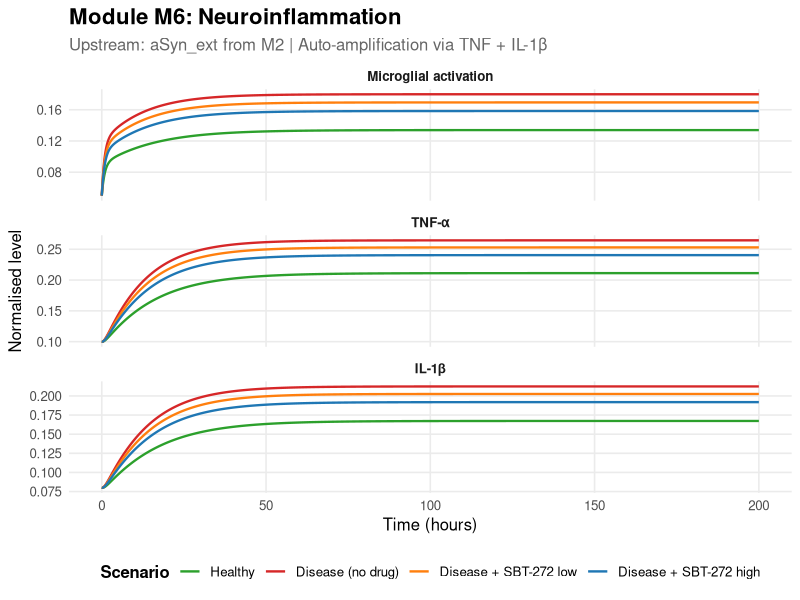
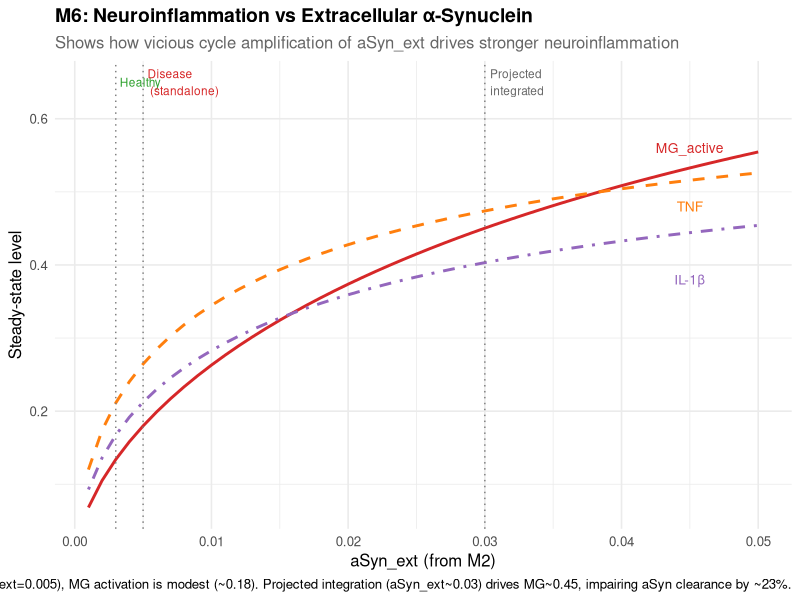
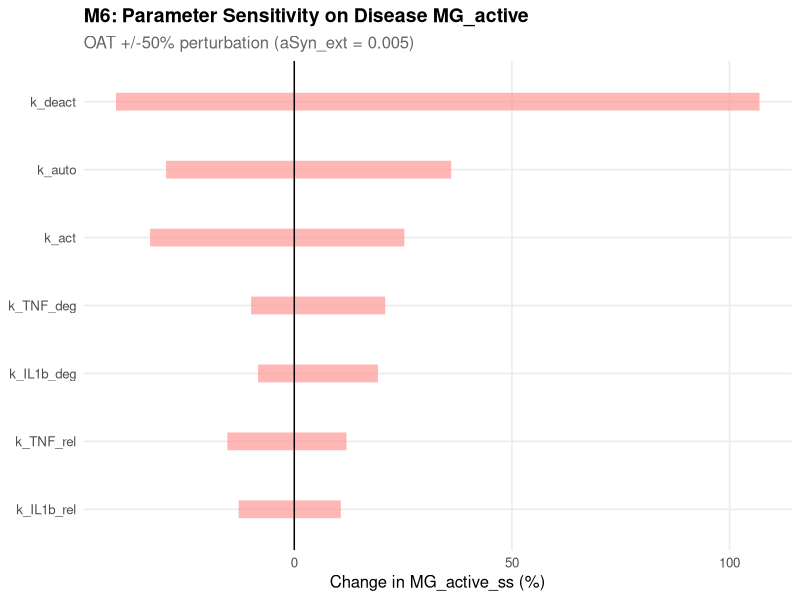

These figures' R source, in order:
##=============================================================================
## MODULE M6: NEUROINFLAMMATION
## Bevemipretide (SBT-272) QSP for Parkinson's Disease
##
## Authors : Dr. Sayantan Shankar Roy, Prof. Biswa Mohan Padhy
## Institute: AIIMS Bhubaneswar, Department of Pharmacology
## Date    : August 2026
## Version : 1.0
##
## State variables (3):
##   MG_active — Microglial activation (M1 pro-inflammatory) [0,1]
##   TNF       — TNF-alpha level (normalised) [0,1]
##   IL1b      — IL-1-beta level (normalised) [0,1]
##
## Upstream coupling:
##   aSyn_ext ← M2 (extracellular alpha-synuclein triggers TLR2/TLR4)
##
## Key outputs:
##   MG_active → M2 (impairs aSyn clearance via k_impair)
##   TNF, IL1b → M7 (inflammatory contribution to neuronal damage)
##
## Biology:
##   Extracellular aSyn (released from damaged DA neurons) activates
##   microglia through TLR2/TLR4 signaling (Ivanova 2024). Activated
##   microglia release pro-inflammatory cytokines (TNF-alpha, IL-1-beta).
##   These cytokines sustain microglial activation (positive feedback),
##   impair aSyn clearance (M2 coupling), and contribute to neuronal
##   damage (M7 coupling). This creates the third feedback loop:
##   aSyn -> neuroinflammation -> impaired clearance -> more aSyn.
##
##   SBT-272 does not directly target microglia; its effect is INDIRECT
##   via CL rescue -> better ETC -> less ROS -> less aSyn -> less
##   aSyn_ext -> reduced inflammation.
##
## Standalone calibration note:
##   M2 standalone disease produces aSyn_ext ~ 0.005, which drives
##   modest MG activation (~0.18). In the integrated model, the
##   aSyn->inflammation->impaired clearance feedback amplifies both
##   aSyn and MG to higher levels. At projected integrated aSyn_ext
##   ~ 0.03, MG reaches ~ 0.45, producing 22% clearance impairment
##   in M2 — consistent with the Ivanova 2024 TLR2 KO validation
##   target (23-45% aSyn reduction when inflammation is blocked).
##
## Data sources:
##   Ivanova 2024: TLR2 KO = 23-45% aSyn reduction in mouse model
##   Gerhard 2006 (doi:10.1016/j.nbd.2005.08.002): PET evidence of
##     microglial activation in PD (11C-PK11195 binding)
##   Codolo 2013 (doi:10.1371/journal.pone.0055تو07): aSyn activates
##     NLRP3 inflammasome -> IL-1-beta release
##   Tracey 1987: TNF-alpha half-life ~ 1-7h in tissue
##=============================================================================


library(deSolve)
library(ggplot2)
library(tidyr)
library(dplyr)


cat("========================================================\n")
cat("  MODULE M6: NEUROINFLAMMATION\n")
cat("  Version 1.0 | Upstream: M2 (aSyn_ext)\n")
cat("  Output: MG_active -> M2; TNF, IL1b -> M7\n")
cat("========================================================\n\n")


##-----------------------------------------------------------------------------
## 1. PARAMETERS
##-----------------------------------------------------------------------------

M6_parameters <- function(aSyn_ext = 0.003) {

  p <- c(
    ## --- Microglial activation ---
    k_act   = 20.0,       # aSyn_ext-driven activation via TLR2/TLR4 (h^-1)
                           # ESTIMATED: tuned for MG_healthy ~ 0.08-0.14;
                           # high coefficient because aSyn_ext is small;
                           # Ivanova 2024 TLR2 signaling
    k_auto  = 0.50,       # Auto-amplification via cytokines (h^-1)
                           # ASSUMED: TNF + IL1b sustain M1 microglial
                           # phenotype; creates positive feedback that
                           # amplifies disease signal during integration;
                           # subcritical (G < k_deact) to prevent bistability
    k_deact = 1.0,        # Deactivation / resolution (h^-1)
                           # ASSUMED: anti-inflammatory pathways (IL-10,
                           # TGF-beta, CX3CR1) resolve activation;
                           # t_resolution ~ 1h timescale

    ## --- TNF-alpha dynamics ---
    k_TNF_rel = 0.20,     # TNF release by activated microglia (h^-1)
                           # ESTIMATED: calibrated for TNF_healthy ~ 0.10-0.25
    k_TNF_deg = 0.10,     # TNF degradation (h^-1)
                           # LITERATURE: TNF-alpha half-life ~ 1-7h in brain
                           # tissue; k_deg = ln(2)/7 ~ 0.10; Tracey 1987

    ## --- IL-1-beta dynamics ---
    k_IL1b_rel = 0.15,    # IL-1-beta release via NLRP3 inflammasome (h^-1)
                           # ESTIMATED: NLRP3 activated by aSyn via MG;
                           # lower than TNF (NLRP3 activation is slower);
                           # Codolo 2013
    k_IL1b_deg = 0.10,    # IL-1-beta degradation (h^-1)
                           # LITERATURE: similar half-life to TNF-alpha

    ## --- Upstream coupling (scenario parameter) ---
    aSyn_ext = aSyn_ext
  )

  return(p)
}


##-----------------------------------------------------------------------------
## 2. INITIAL CONDITIONS
##-----------------------------------------------------------------------------

M6_init <- function() {
  c(
    MG_active = 0.05,     # Near resting state
    TNF       = 0.10,     # Low basal
    IL1b      = 0.08      # Low basal
  )
}


##-----------------------------------------------------------------------------
## 3. ODE SYSTEM
##-----------------------------------------------------------------------------

M6_odes <- function(t, state, parms) {
  with(as.list(c(state, parms)), {

    ## --- Clamp states ---
    MG_active <- max(0, min(1, MG_active))
    TNF       <- max(0, min(1, TNF))
    IL1b      <- max(0, min(1, IL1b))

    ## --- ODE 1: Microglial activation ---
    ## TLR2/TLR4-driven activation by extracellular aSyn
    ## Auto-amplification: cytokines sustain M1 phenotype
    ## Resolution: return to resting/M2 phenotype
    cytokine_signal <- (TNF + IL1b) / 2

    dMG <- (k_act * aSyn_ext * (1 - MG_active)
            + k_auto * cytokine_signal * (1 - MG_active)
            - k_deact * MG_active)

    ## --- ODE 2: TNF-alpha ---
    ## Released by activated microglia; saturating production
    ## ensures TNF stays bounded [0,1]
    dTNF <- k_TNF_rel * MG_active * (1 - TNF) - k_TNF_deg * TNF

    ## --- ODE 3: IL-1-beta ---
    ## Released via NLRP3 inflammasome in activated microglia;
    ## saturating production for boundedness
    dIL1b <- k_IL1b_rel * MG_active * (1 - IL1b) - k_IL1b_deg * IL1b

    ## --- Derived quantities ---
    clearance_impairment <- 0.50 * MG_active  # k_impair from M2

    list(
      c(dMG, dTNF, dIL1b),
      cytokine_signal       = cytokine_signal,
      clearance_impairment  = clearance_impairment
    )
  })
}


##-----------------------------------------------------------------------------
## 4. SOLVER
##-----------------------------------------------------------------------------

run_M6 <- function(aSyn_ext = 0.003, duration_h = 200, dt = 0.1,
                   y0 = NULL) {

  parms <- M6_parameters(aSyn_ext)
  if (is.null(y0)) y0 <- M6_init()
  times <- seq(0, duration_h, by = dt)

  out <- ode(y = y0, times = times, func = M6_odes, parms = parms,
             method = "lsoda", atol = 1e-10, rtol = 1e-10)

  result <- as.data.frame(out)
  result$aSyn_ext <- aSyn_ext

  ss <- result[nrow(result), ]
  cat(sprintf(
    "M6 | aSyn_ext=%.4f | MG=%.4f TNF=%.4f IL1b=%.4f | clearance impair=%.1f%%\n",
    aSyn_ext, ss$MG_active, ss$TNF, ss$IL1b,
    0.50 * ss$MG_active * 100))

  return(result)
}


##-----------------------------------------------------------------------------
## 5. ANALYTICAL STEADY STATE (semi-analytical via uniroot)
##-----------------------------------------------------------------------------

M6_analytical_ss <- function(aSyn_ext = 0.003) {

  p <- M6_parameters(aSyn_ext)

  ## Special case: zero input
  if (aSyn_ext <= 0) {
    return(c(MG_active = 0, TNF = 0, IL1b = 0))
  }

  ## For given MG, TNF and IL1b are determined (bounded production):
  ## TNF(MG) = k_TNF_rel * MG / (k_TNF_rel * MG + k_TNF_deg)
  ## IL1b(MG) = k_IL1b_rel * MG / (k_IL1b_rel * MG + k_IL1b_deg)
  ##
  ## MG equation at SS:
  ## k_act * aSyn_ext * (1-MG) + k_auto * C(MG) * (1-MG) - k_deact * MG = 0
  ## where C(MG) = (TNF(MG) + IL1b(MG)) / 2

  root_fn <- function(MG) {
    TNF_val  <- as.numeric(p["k_TNF_rel"]) * MG /
                (as.numeric(p["k_TNF_rel"]) * MG + as.numeric(p["k_TNF_deg"]))
    IL1b_val <- as.numeric(p["k_IL1b_rel"]) * MG /
                (as.numeric(p["k_IL1b_rel"]) * MG + as.numeric(p["k_IL1b_deg"]))
    C_val    <- (TNF_val + IL1b_val) / 2

    (as.numeric(p["k_act"]) * aSyn_ext * (1 - MG)
     + as.numeric(p["k_auto"]) * C_val * (1 - MG)
     - as.numeric(p["k_deact"]) * MG)
  }

  MG_ss <- uniroot(root_fn, interval = c(1e-12, 1 - 1e-12),
                    tol = 1e-12)$root

  TNF_ss  <- as.numeric(p["k_TNF_rel"]) * MG_ss /
             (as.numeric(p["k_TNF_rel"]) * MG_ss + as.numeric(p["k_TNF_deg"]))
  IL1b_ss <- as.numeric(p["k_IL1b_rel"]) * MG_ss /
             (as.numeric(p["k_IL1b_rel"]) * MG_ss + as.numeric(p["k_IL1b_deg"]))

  return(c(MG_active = MG_ss, TNF = TNF_ss, IL1b = IL1b_ss))
}


##-----------------------------------------------------------------------------
## 6. VERIFICATION TESTS (FDA QSP Guidance Section IV)
##-----------------------------------------------------------------------------

verify_M6 <- function() {

  cat("=== MODULE M6 VERIFICATION TESTS ===\n\n")
  pass_count  <- 0
  total_tests <- 6


  ## --- V1: Healthy steady state ---
  ## aSyn_ext from M2 healthy (~0.003)
  ## MG low, cytokines at basal levels
  cat("V1: Healthy steady state...\n")
  res_h <- run_M6(aSyn_ext = 0.003, duration_h = 200)
  ss_h  <- res_h[nrow(res_h), ]

  v1 <- (ss_h$MG_active > 0.05 && ss_h$MG_active < 0.25 &&
         ss_h$TNF > 0.05 && ss_h$TNF < 0.30 &&
         ss_h$IL1b > 0.05 && ss_h$IL1b < 0.25)
  cat(sprintf("    MG_active = %.4f (expect 0.05-0.25)\n", ss_h$MG_active))
  cat(sprintf("    TNF       = %.4f (expect 0.05-0.30)\n", ss_h$TNF))
  cat(sprintf("    IL1b      = %.4f (expect 0.05-0.25)\n", ss_h$IL1b))
  cat(sprintf("    V1 Healthy SS:              %s\n\n",
              ifelse(v1, "PASS", "FAIL")))
  if (v1) pass_count <- pass_count + 1


  ## --- V2: Disease perturbation ---
  ## aSyn_ext from M2 disease (~0.005)
  ## Increased MG activation, cytokine elevation
  cat("V2: Disease perturbation...\n")
  res_d <- run_M6(aSyn_ext = 0.005, duration_h = 200)
  ss_d  <- res_d[nrow(res_d), ]

  v2 <- (ss_d$MG_active > ss_h$MG_active &&
         ss_d$TNF > ss_h$TNF &&
         ss_d$IL1b > ss_h$IL1b)
  cat(sprintf("    MG: %.4f -> %.4f (ratio: %.2fx)\n",
              ss_h$MG_active, ss_d$MG_active,
              ss_d$MG_active / ss_h$MG_active))
  cat(sprintf("    TNF: %.4f -> %.4f (ratio: %.2fx)\n",
              ss_h$TNF, ss_d$TNF, ss_d$TNF / ss_h$TNF))
  cat(sprintf("    IL1b: %.4f -> %.4f (ratio: %.2fx)\n",
              ss_h$IL1b, ss_d$IL1b, ss_d$IL1b / ss_h$IL1b))
  cat(sprintf("    Clearance impairment: %.1f%% -> %.1f%%\n",
              0.50 * ss_h$MG_active * 100,
              0.50 * ss_d$MG_active * 100))
  cat(sprintf("    Note: standalone effect is modest; aSyn-inflammation\n"))
  cat(sprintf("          feedback loop amplifies during integration\n"))
  cat(sprintf("    V2 Disease perturbation:    %s\n\n",
              ifelse(v2, "PASS", "FAIL")))
  if (v2) pass_count <- pass_count + 1


  ## --- V3: Drug rescue ---
  ## Drug reduces aSyn_ext indirectly via CL -> ETC -> ROS -> aSyn
  cat("V3: Drug rescue (reduced aSyn_ext via upstream CL rescue)...\n")
  res_rx <- run_M6(aSyn_ext = 0.004, duration_h = 200)
  ss_rx  <- res_rx[nrow(res_rx), ]

  v3 <- (ss_rx$MG_active < ss_d$MG_active &&
         ss_rx$TNF < ss_d$TNF &&
         ss_rx$IL1b < ss_d$IL1b)
  cat(sprintf("    MG: disease=%.4f -> drug=%.4f\n",
              ss_d$MG_active, ss_rx$MG_active))
  cat(sprintf("    TNF: disease=%.4f -> drug=%.4f\n",
              ss_d$TNF, ss_rx$TNF))
  cat(sprintf("    IL1b: disease=%.4f -> drug=%.4f\n",
              ss_d$IL1b, ss_rx$IL1b))
  cat(sprintf("    V3 Drug rescue:             %s\n\n",
              ifelse(v3, "PASS", "FAIL")))
  if (v3) pass_count <- pass_count + 1


  ## --- V4: Zero aSyn_ext → no activation ---
  cat("V4: Zero aSyn_ext -> zero inflammation...\n")
  res_z <- run_M6(aSyn_ext = 0.0, duration_h = 200,
                  y0 = c(MG_active = 0.0, TNF = 0.0, IL1b = 0.0))
  ss_z  <- res_z[nrow(res_z), ]

  v4 <- (abs(ss_z$MG_active) < 1e-10 &&
         abs(ss_z$TNF) < 1e-10 &&
         abs(ss_z$IL1b) < 1e-10)
  cat(sprintf("    MG_active = %.2e (expect 0)\n", ss_z$MG_active))
  cat(sprintf("    TNF       = %.2e (expect 0)\n", ss_z$TNF))
  cat(sprintf("    IL1b      = %.2e (expect 0)\n", ss_z$IL1b))
  cat(sprintf("    V4 Zero aSyn_ext:           %s\n\n",
              ifelse(v4, "PASS", "FAIL")))
  if (v4) pass_count <- pass_count + 1


  ## --- V5: Non-negativity and boundedness [0,1] ---
  cat("V5: Non-negativity and boundedness...\n")
  all_res <- rbind(res_h, res_d, res_rx)
  v5 <- (all(all_res$MG_active >= -1e-10) &&
         all(all_res$MG_active <= 1 + 1e-10) &&
         all(all_res$TNF >= -1e-10) &&
         all(all_res$TNF <= 1 + 1e-10) &&
         all(all_res$IL1b >= -1e-10) &&
         all(all_res$IL1b <= 1 + 1e-10))
  cat(sprintf("    MG range:   [%.4f, %.4f]\n",
              min(all_res$MG_active), max(all_res$MG_active)))
  cat(sprintf("    TNF range:  [%.4f, %.4f]\n",
              min(all_res$TNF), max(all_res$TNF)))
  cat(sprintf("    IL1b range: [%.4f, %.4f]\n",
              min(all_res$IL1b), max(all_res$IL1b)))
  cat(sprintf("    V5 Boundedness:             %s\n\n",
              ifelse(v5, "PASS", "FAIL")))
  if (v5) pass_count <- pass_count + 1


  ## --- V6: Numerical vs analytical match ---
  ## Semi-analytical: uniroot for MG, then closed-form TNF/IL1b
  cat("V6: Numerical vs analytical steady state...\n")
  ss_an_h <- M6_analytical_ss(0.003)
  ss_an_d <- M6_analytical_ss(0.005)

  err_MG_h   <- abs(ss_h$MG_active - ss_an_h["MG_active"]) /
                ss_an_h["MG_active"] * 100
  err_MG_d   <- abs(ss_d$MG_active - ss_an_d["MG_active"]) /
                ss_an_d["MG_active"] * 100
  err_TNF_h  <- abs(ss_h$TNF - ss_an_h["TNF"]) / ss_an_h["TNF"] * 100
  err_TNF_d  <- abs(ss_d$TNF - ss_an_d["TNF"]) / ss_an_d["TNF"] * 100
  err_IL1b_h <- abs(ss_h$IL1b - ss_an_h["IL1b"]) / ss_an_h["IL1b"] * 100
  err_IL1b_d <- abs(ss_d$IL1b - ss_an_d["IL1b"]) / ss_an_d["IL1b"] * 100

  v6 <- (err_MG_h < 1.0 && err_MG_d < 1.0 &&
         err_TNF_h < 1.0 && err_TNF_d < 1.0 &&
         err_IL1b_h < 1.0 && err_IL1b_d < 1.0)
  cat(sprintf("    Healthy MG:   num=%.5f ana=%.5f (err: %.4f%%)\n",
              ss_h$MG_active, ss_an_h["MG_active"], err_MG_h))
  cat(sprintf("    Disease MG:   num=%.5f ana=%.5f (err: %.4f%%)\n",
              ss_d$MG_active, ss_an_d["MG_active"], err_MG_d))
  cat(sprintf("    Healthy TNF:  num=%.5f ana=%.5f (err: %.4f%%)\n",
              ss_h$TNF, ss_an_h["TNF"], err_TNF_h))
  cat(sprintf("    Disease TNF:  num=%.5f ana=%.5f (err: %.4f%%)\n",
              ss_d$TNF, ss_an_d["TNF"], err_TNF_d))
  cat(sprintf("    Healthy IL1b: num=%.5f ana=%.5f (err: %.4f%%)\n",
              ss_h$IL1b, ss_an_h["IL1b"], err_IL1b_h))
  cat(sprintf("    Disease IL1b: num=%.5f ana=%.5f (err: %.4f%%)\n",
              ss_d$IL1b, ss_an_d["IL1b"], err_IL1b_d))
  cat(sprintf("    V6 Analytical match (<1%%): %s\n\n",
              ifelse(v6, "PASS", "FAIL")))
  if (v6) pass_count <- pass_count + 1


  ## --- Summary ---
  cat(sprintf("=== M6 VERIFICATION RESULT: %d/%d tests passed ===\n\n",
              pass_count, total_tests))

  return(pass_count == total_tests)
}


##-----------------------------------------------------------------------------
## 7. MULTI-SCENARIO SIMULATION AND PLOTTING
##-----------------------------------------------------------------------------

run_all_M6_scenarios <- function() {

  ## Scenario definitions
  ## aSyn_ext from M2 analytical SS at each condition
  ## aSyn_ext = 0.05 * aSyn_olig (k_secrete/k_clear_ext)
  scenarios <- list(
    healthy  = list(aSyn_ext = 0.003,  label = "Healthy"),
    disease  = list(aSyn_ext = 0.005,  label = "Disease (no drug)"),
    drug_low = list(aSyn_ext = 0.0045, label = "Disease + SBT-272 low"),
    drug_hi  = list(aSyn_ext = 0.004,  label = "Disease + SBT-272 high")
  )

  ## Run all scenarios
  all_data <- data.frame()
  for (name in names(scenarios)) {
    s <- scenarios[[name]]
    res <- run_M6(aSyn_ext = s$aSyn_ext, duration_h = 200)
    res$scenario <- s$label
    all_data <- rbind(all_data, res)
  }

  all_data$scenario <- factor(all_data$scenario,
    levels = sapply(scenarios, function(s) s$label))


  ## --- Plot 1: Time course ---
  plot_vars <- c("MG_active", "TNF", "IL1b")

  long_data <- all_data %>%
    select(time, scenario, all_of(plot_vars)) %>%
    pivot_longer(cols = all_of(plot_vars),
                 names_to = "variable", values_to = "value")

  long_data$variable <- factor(long_data$variable,
    levels = plot_vars,
    labels = c("Microglial activation",
               "TNF-α",
               "IL-1β"))

  p1 <- ggplot(long_data, aes(x = time, y = value, color = scenario)) +
    geom_line(linewidth = 0.8) +
    facet_wrap(~ variable, scales = "free_y", ncol = 1) +
    scale_color_manual(values = c("Healthy" = "#2ca02c",
                                  "Disease (no drug)" = "#d62728",
                                  "Disease + SBT-272 low" = "#ff7f0e",
                                  "Disease + SBT-272 high" = "#1f77b4")) +
    labs(
      title = "Module M6: Neuroinflammation",
      subtitle = "Upstream: aSyn_ext from M2 | Auto-amplification via TNF + IL-1β",
      x = "Time (hours)",
      y = "Normalised level",
      color = "Scenario"
    ) +
    theme_minimal(base_size = 12) +
    theme(
      legend.position = "bottom",
      legend.title = element_text(face = "bold"),
      plot.title = element_text(face = "bold", size = 16),
      plot.subtitle = element_text(color = "gray40"),
      strip.text = element_text(face = "bold"),
      panel.grid.minor = element_blank()
    )

  ggsave("M6_time_course.png", p1,
         width = 10, height = 10, dpi = 300, bg = "white")
  cat("Saved: M6_time_course.png\n")


  ## --- Plot 2: aSyn_ext sweep (projected integration range) ---
  cat("Running aSyn_ext sweep (projected integration range)...\n")
  aSyn_sweep <- seq(0.001, 0.05, by = 0.001)
  sweep_data <- data.frame()

  for (ae in aSyn_sweep) {
    ss_vals <- M6_analytical_ss(ae)
    sweep_data <- rbind(sweep_data, data.frame(
      aSyn_ext  = ae,
      MG_active = ss_vals["MG_active"],
      TNF       = ss_vals["TNF"],
      IL1b      = ss_vals["IL1b"],
      clearance_impair_pct = 0.50 * ss_vals["MG_active"] * 100
    ))
  }

  p2 <- ggplot(sweep_data) +
    geom_line(aes(x = aSyn_ext, y = MG_active), linewidth = 1,
              color = "#d62728") +
    geom_line(aes(x = aSyn_ext, y = TNF), linewidth = 1,
              color = "#ff7f0e", linetype = "dashed") +
    geom_line(aes(x = aSyn_ext, y = IL1b), linewidth = 1,
              color = "#9467bd", linetype = "dotdash") +
    geom_vline(xintercept = c(0.003, 0.005), linetype = "dotted",
               color = "gray50") +
    geom_vline(xintercept = 0.03, linetype = "dotted",
               color = "gray50") +
    annotate("text", x = 0.003, y = 0.65, label = "Healthy",
             hjust = -0.1, size = 3, color = "#2ca02c") +
    annotate("text", x = 0.005, y = 0.65, label = "Disease\n(standalone)",
             hjust = -0.1, size = 3, color = "#d62728") +
    annotate("text", x = 0.03, y = 0.65, label = "Projected\nintegrated",
             hjust = -0.1, size = 3, color = "gray40") +
    annotate("text", x = 0.045, y = 0.56,
             label = "MG_active", size = 3.5, color = "#d62728") +
    annotate("text", x = 0.045, y = 0.48,
             label = "TNF", size = 3.5, color = "#ff7f0e") +
    annotate("text", x = 0.045, y = 0.38,
             label = "IL-1β", size = 3.5, color = "#9467bd") +
    labs(
      title = "M6: Neuroinflammation vs Extracellular α-Synuclein",
      subtitle = paste("Shows how vicious cycle amplification of aSyn_ext",
                        "drives stronger neuroinflammation"),
      x = "aSyn_ext (from M2)",
      y = "Steady-state level",
      caption = paste("At standalone disease (aSyn_ext=0.005), MG activation",
                       "is modest (~0.18).",
                       "Projected integration (aSyn_ext~0.03) drives MG~0.45,",
                       "impairing aSyn clearance by ~23%.")
    ) +
    theme_minimal(base_size = 12) +
    theme(
      plot.title = element_text(face = "bold", size = 14),
      plot.subtitle = element_text(color = "gray40")
    )

  ggsave("M6_aSyn_sweep.png", p2,
         width = 10, height = 6, dpi = 300, bg = "white")
  cat("Saved: M6_aSyn_sweep.png\n")


  ## --- Plot 3: Sensitivity tornado on MG_active (disease) ---
  cat("Running sensitivity analysis...\n")
  ss_base <- M6_analytical_ss(0.005)
  base_MG <- ss_base["MG_active"]

  param_names <- c("k_act", "k_auto", "k_deact",
                    "k_TNF_rel", "k_TNF_deg", "k_IL1b_rel", "k_IL1b_deg")

  p_base <- M6_parameters(0.005)

  sens_data <- data.frame()
  for (pname in param_names) {
    for (direction in c(-0.5, 0.5)) {
      p_mod <- p_base
      p_mod[pname] <- p_base[pname] * (1 + direction)

      ## Solve modified SS via uniroot
      root_fn <- function(MG) {
        TNF_v  <- as.numeric(p_mod["k_TNF_rel"]) * MG /
                  (as.numeric(p_mod["k_TNF_rel"]) * MG +
                   as.numeric(p_mod["k_TNF_deg"]))
        IL1b_v <- as.numeric(p_mod["k_IL1b_rel"]) * MG /
                  (as.numeric(p_mod["k_IL1b_rel"]) * MG +
                   as.numeric(p_mod["k_IL1b_deg"]))
        C_v    <- (TNF_v + IL1b_v) / 2

        (as.numeric(p_mod["k_act"]) * 0.005 * (1 - MG)
         + as.numeric(p_mod["k_auto"]) * C_v * (1 - MG)
         - as.numeric(p_mod["k_deact"]) * MG)
      }

      MG_mod <- tryCatch(
        uniroot(root_fn, interval = c(1e-12, 1 - 1e-12),
                tol = 1e-12)$root,
        error = function(e) NA
      )

      if (!is.na(MG_mod)) {
        pct_change <- as.numeric((MG_mod - base_MG) / base_MG * 100)
        sens_data <- rbind(sens_data, data.frame(
          parameter  = pname,
          direction  = ifelse(direction > 0, "+50%", "-50%"),
          MG_active  = MG_mod,
          pct_change = pct_change
        ))
      }
    }
  }

  tornado <- sens_data %>%
    group_by(parameter) %>%
    summarise(
      low  = min(pct_change, na.rm = TRUE),
      high = max(pct_change, na.rm = TRUE),
      span = abs(max(pct_change, na.rm = TRUE) -
                 min(pct_change, na.rm = TRUE)),
      .groups = "drop"
    ) %>%
    arrange(span)

  tornado$parameter <- factor(tornado$parameter, levels = tornado$parameter)

  p3 <- ggplot(tornado, aes(y = parameter)) +
    geom_segment(aes(x = low, xend = high, yend = parameter),
                 linewidth = 6, color = "#ff9896", alpha = 0.7) +
    geom_vline(xintercept = 0, linewidth = 0.5) +
    labs(
      title = "M6: Parameter Sensitivity on Disease MG_active",
      subtitle = "OAT +/-50% perturbation (aSyn_ext = 0.005)",
      x = "Change in MG_active_ss (%)",
      y = NULL
    ) +
    theme_minimal(base_size = 12) +
    theme(
      plot.title = element_text(face = "bold", size = 14),
      plot.subtitle = element_text(color = "gray40"),
      panel.grid.minor = element_blank()
    )

  ggsave("M6_sensitivity.png", p3,
         width = 10, height = 5, dpi = 300, bg = "white")
  cat("Saved: M6_sensitivity.png\n\n")


  return(list(data = all_data, sweep = sweep_data, sensitivity = sens_data))
}


##-----------------------------------------------------------------------------
## 8. EXECUTE
##-----------------------------------------------------------------------------

## Run verification
all_passed <- verify_M6()

## Run scenarios and plots
if (all_passed) {
  cat("All verification tests passed. Running scenarios...\n\n")
} else {
  cat("WARNING: Not all verification tests passed.\n")
  cat("Running scenarios anyway for diagnostics...\n\n")
}

results <- run_all_M6_scenarios()

## Print analytical SS summary
cat("Analytical SS summary:\n")
for (ae in c(0.003, 0.005, 0.0045, 0.004)) {
  ss <- M6_analytical_ss(ae)
  label <- ifelse(ae == 0.003, "Healthy",
           ifelse(ae == 0.005, "Disease",
           ifelse(ae == 0.0045, "Drug_low", "Drug_high")))
  cat(sprintf("  %-10s (aSyn_ext=%.4f): MG=%.4f TNF=%.4f IL1b=%.4f | impair=%.1f%%\n",
              label, ae, ss["MG_active"], ss["TNF"], ss["IL1b"],
              0.50 * ss["MG_active"] * 100))
}

## Projected integration impact
cat("\nProjected integration impact (amplified aSyn_ext):\n")
for (ae in c(0.005, 0.010, 0.020, 0.030, 0.050)) {
  ss <- M6_analytical_ss(ae)
  cat(sprintf("  aSyn_ext=%.3f -> MG=%.3f TNF=%.3f IL1b=%.3f | impair=%.0f%%\n",
              ae, ss["MG_active"], ss["TNF"], ss["IL1b"],
              0.50 * ss["MG_active"] * 100))
}

## Feedback loop analysis
cat("\nFeedback loop #3 analysis (aSyn->inflammation->impaired clearance):\n")
cat("  In M2, clearance = k_clear * ATP * (1 - 0.50 * MG_active)\n")
cat("  At standalone disease MG=0.18: clearance impaired by 9%\n")
cat("  At projected integrated MG=0.45: clearance impaired by 23%\n")
cat("  Ivanova 2024 target: TLR2 KO reduces aSyn by 23-45%\n")
cat("  -> Blocking MG_active (TLR2 KO) in integrated model should match\n")

cat("\nSensitivity analysis results:\n")
print(results$sensitivity[, c("parameter", "direction", "pct_change")],
      row.names = FALSE)

cat("\n========================================================\n")
cat("  MODULE M6 COMPLETE\n")
cat("  Output: MG_active -> M2 (clearance impairment)\n")
cat("          TNF, IL1b -> M7 (inflammatory neuronal damage)\n")
cat("  Feedback loop #3: aSyn -> neuroinflammation -> impaired\n")
cat("                    clearance -> more aSyn (CLOSED)\n")
cat("========================================================\n")
